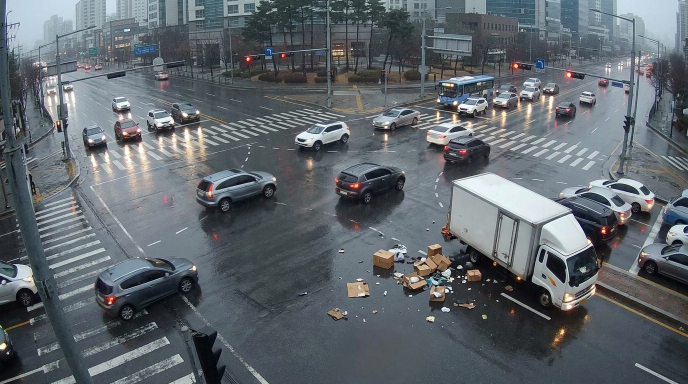
#> input picture backend/data/media/cctv_arterial_debris_truck.jpg, 1376 x 768 px (shown at 1/2 size); its folder holds only this picture in this run
$ python -i cv_pipeline.py   (imports and definitions only)   (older library calls are emulated)
#> lines starting #> are read from the running program, lines starting #| are printed output that depends on the picture; after the words box and inside, x2 and y2 are one past the last pixel; in counts of white or black regions, pixels touching at a corner belong together
#> further down, picture is the input picture: shape (768, 1376, 3); mean B, G, R 108.3, 102.4, 95.6
"""
Computer Vision Pipeline for Traffic Incident & Scene Evidence Detection (Module B)
Uses OpenCV (cv2) and Pillow (PIL) to inspect uploaded images and sampled video frames,
extract multi-scale vehicle/obstacle regions via asphalt-background contrast & gradient clustering,
evaluate collision/debris/congestion evidence, and produce structured visual embeddings + bounding boxes.
"""
from __future__ import annotations

import io
import os
import tempfile
from pathlib import Path
from typing import Any, Dict, List, Tuple

import cv2
import numpy as np
from PIL import Image

SUPPORTED_IMAGE_EXTENSIONS = {".jpg", ".jpeg", ".png", ".webp", ".bmp"}
SUPPORTED_VIDEO_EXTENSIONS = {".mp4", ".avi", ".mov", ".mkv"}
MAX_UPLOAD_BYTES = 25 * 1024 * 1024  # 25 MB limit
MAX_VIDEO_DURATION_SEC = 60.0
CONFIDENCE_THRESHOLD = 0.52
CV_MODEL_VERSION = "OpenCV-Multiscale-TrafficScene-v2.1"


# [28 lines left out: function validate_media_upload, not called in this run]


def _non_max_suppression(boxes: List[Dict[str, Any]], iou_thresh: float = 0.30) -> List[Dict[str, Any]]:
    if not boxes:
        return []
    boxes_sorted = sorted(boxes, key=lambda b: b["confidence"], reverse=True)
    kept: List[Dict[str, Any]] = []
    for cand in boxes_sorted:
        x1, y1, w1, h1 = cand["bbox"]
        area1 = max(1e-5, float(w1 * h1))
        overlap = False
        for k in kept:
            x2, y2, w2, h2 = k["bbox"]
            area2 = max(1e-5, float(w2 * h2))
            ix1 = max(x1, x2)
            iy1 = max(y1, y2)
            ix2 = min(x1 + w1, x2 + w2)
            iy2 = min(y1 + h1, y2 + h2)
            inter = max(0.0, float(ix2 - ix1)) * max(0.0, float(iy2 - iy1))
            iou = inter / (area1 + area2 - inter + 1e-6)
            if iou > iou_thresh:
                overlap = True
                break
        if not overlap:
            kept.append(cand)
    return kept


def analyze_single_frame(bgr_frame: np.ndarray, timestamp_sec: float = 0.0) -> Dict[str, Any]:
    """
    Performs multi-cue computer vision analysis on a BGR traffic frame:
      1. Asphalt background deviation & multi-scale morphological contour extraction for individual vehicles.
      2. Center-lane transverse vehicle collision signature & dense upstream queue tailback analysis.
      3. Stalled commercial truck + scattered road-surface cargo/debris signature.
      4. Wet-asphalt specular highlight detection.
    """
#> called with timestamp_sec = 0
    h, w = bgr_frame.shape[:2]
    if h < 32 or w < 32:
        raise ValueError(f"Frame resolution ({w}x{h}) is too small for reliable incident analysis.")

    target_w = 640
    scale = target_w / float(w)
    target_h = max(64, int(round(h * scale)))
    resized = cv2.resize(bgr_frame, (target_w, target_h), interpolation=cv2.INTER_AREA)

    gray = cv2.cvtColor(resized, cv2.COLOR_BGR2GRAY)
    hsv = cv2.cvtColor(resized, cv2.COLOR_BGR2HSV)
#> hsv: shape (357, 640, 3); mean H, S, V 98.2, 42.4, 110.2

    # ROI covering roadway (exclude top 18% sky/gantry banner)
    roi_y0 = int(target_h * 0.18)
    roi_gray = gray[roi_y0:, :]
    roi_hsv = hsv[roi_y0:, :]
#> roi_hsv: shape (293, 640, 3); mean H, S, V 97.3, 41.8, 108.2
    roi_bgr = resized[roi_y0:, :]
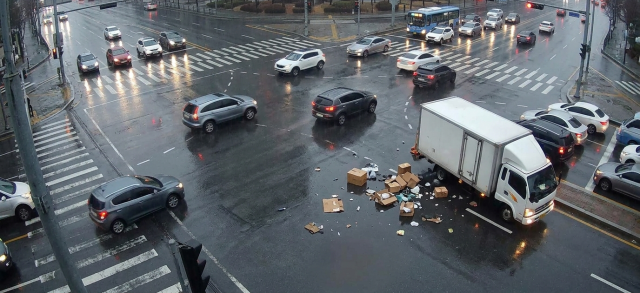
#> roi_bgr: shape (293, 640, 3); mean B, G, R 106, 100.6, 94.8
    rh, rw = roi_gray.shape[:2]

    # Estimate road asphalt baseline intensity & saturation
    asphalt_med = float(np.median(roi_gray))
#> asphalt_med = 89
    diff_from_road = cv2.absdiff(roi_gray, np.full_like(roi_gray, int(asphalt_med)))

    # Sobel gradients
    gx = cv2.Sobel(roi_gray, cv2.CV_32F, 1, 0, ksize=3)
    gy = cv2.Sobel(roi_gray, cv2.CV_32F, 0, 1, ksize=3)
    grad_mag = cv2.magnitude(gx, gy)
    grad_u8 = np.clip(grad_mag, 0, 255).astype(np.uint8)

    # Color saturation mask (vehicles, brake lights, hazard markers, cardboard/debris)
    sat_mask = (roi_hsv[:, :, 1] > 48).astype(np.uint8) * 255
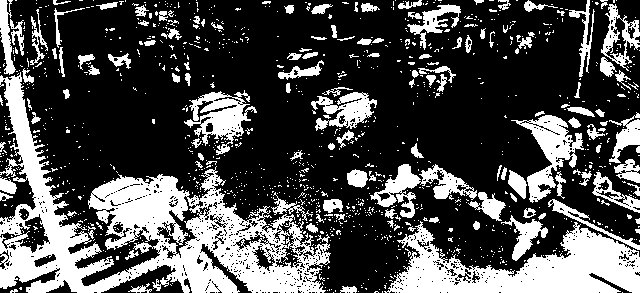
#> sat_mask: shape (293, 640); 30.3% white; 1128 white regions (989 under 20 px), largest, box (x1, y1, x2, y2) and area: (0, 72, 331, 293) 22714, (384, 221, 640, 293) 9363, (511, 115, 584, 203) 2227
    bright_mask = (diff_from_road > 36).astype(np.uint8) * 255
#> bright_mask: shape (293, 640); 42.1% white; 790 white regions (683 under 20 px), largest, box (x1, y1, x2, y2) and area: (303, 0, 640, 271) 35911, (22, 0, 258, 195) 19778, (62, 176, 187, 256) 4322
    edge_mask = (grad_u8 > 58).astype(np.uint8) * 255
#> edge_mask: shape (293, 640); 36.3% white; 701 white regions (603 under 20 px), largest, box (x1, y1, x2, y2) and area: (0, 0, 640, 270) 53622, (0, 172, 53, 281) 1780, (308, 84, 392, 158) 1688

    combined = cv2.bitwise_or(bright_mask, sat_mask)
#> combined: shape (293, 640); 61.9% white; 1600 black regions (1496 under 20 px), largest, box (x1, y1, x2, y2) and area: (122, 0, 532, 293) 46531, (42, 98, 125, 205) 2213, (571, 53, 640, 123) 2183
    combined = cv2.bitwise_and(combined, cv2.dilate(edge_mask, np.ones((3, 3), np.uint8), iterations=1))
#> combined: shape (293, 640); 36.4% white; 867 white regions (737 under 20 px), largest, box (x1, y1, x2, y2) and area: (340, 0, 640, 250) 27092, (0, 0, 258, 293) 24010, (79, 227, 223, 293) 2279

    # Morphological closing with moderate kernel to keep individual vehicles distinct
    kernel_close = cv2.getStructuringElement(cv2.MORPH_RECT, (9, 7))
    kernel_open = cv2.getStructuringElement(cv2.MORPH_RECT, (5, 5))
    closed = cv2.morphologyEx(combined, cv2.MORPH_CLOSE, kernel_close, iterations=1)
#> closed: shape (293, 640); 59.8% white; 76 black regions, largest, box (x1, y1, x2, y2) and area: (185, 56, 640, 293) 41941, (168, 0, 332, 50) 4372, (114, 97, 200, 195) 3946
    cleaned = cv2.morphologyEx(closed, cv2.MORPH_OPEN, kernel_open, iterations=1)
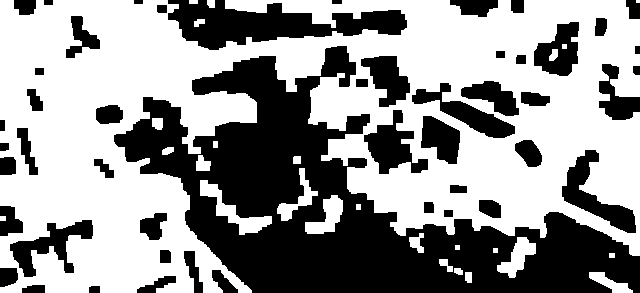
#> cleaned: shape (293, 640); 58.6% white; 49 black regions

    contours, _ = cv2.findContours(cleaned, cv2.RETR_EXTERNAL, cv2.CHAIN_APPROX_SIMPLE)
#> contours = 24 contours, 3 with area under 20; largest, box (x1, y1, x2, y2) and area: (0, 0, 640, 293) 120308, (200, 180, 272, 235) 974, (305, 195, 343, 234) 700, (497, 237, 536, 278) 662, (277, 168, 318, 221) 522

    raw_boxes: List[Dict[str, Any]] = []
    roi_area = float(rh * rw)

    # Warm / orange-brown hue mask for cardboard / cargo debris or hazard cones
    hue = roi_hsv[:, :, 0]
    sat = roi_hsv[:, :, 1]
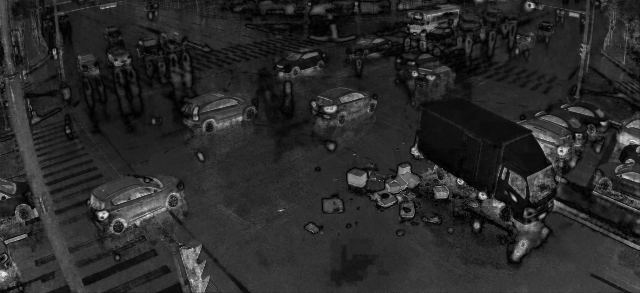
#> sat: shape (293, 640); min 0, max 245, mean 41.8
    val = roi_hsv[:, :, 2]
    warm_debris_mask = ((hue >= 8) & (hue <= 28) & (sat >= 55) & (val >= 90) & (val <= 235)).astype(np.uint8)
#> warm_debris_mask: shape (293, 640); values 0 (black) and 1 (white), 1.5% white; 125 white regions (95 under 20 px), largest, box (x1, y1, x2, y2) and area: (371, 164, 419, 205) 605, (347, 170, 367, 186) 232, (553, 206, 640, 249) 225
    warm_ratio_global = float(np.mean(warm_debris_mask))
#> warm_ratio_global = 0.0151

    # Specular reflection mask on road surface (high brightness, low saturation)
    specular_mask = ((sat < 35) & (val > 205)).astype(np.uint8)
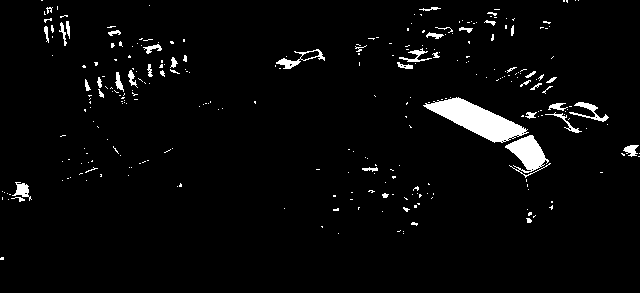
#> specular_mask: shape (293, 640); values 0 (black) and 1 (white), 3.4% white; 287 white regions (243 under 20 px), largest, box (x1, y1, x2, y2) and area: (423, 97, 529, 143) 2095, (505, 135, 551, 178) 910, (276, 49, 325, 69) 250
    wet_reflection_ratio = float(np.mean(specular_mask))
#> wet_reflection_ratio = 0.034

    for cnt in contours:
        x, y, cw, ch = cv2.boundingRect(cnt)
        box_area = float(cw * ch)
        area_frac = box_area / roi_area
        if area_frac < 0.004 or area_frac > 0.32:
            continue
        aspect = cw / float(max(1, ch))
        if aspect < 0.35 or aspect > 4.2:
            continue

        patch_edge = float(np.mean(grad_u8[y : y + ch, x : x + cw])) / 255.0
        patch_warm = float(np.mean(warm_debris_mask[y : y + ch, x : x + cw]))
        center_x = (x + 0.5 * cw) / float(rw)
        center_y = (y + 0.5 * ch) / float(rh)

        # Classify candidate region
        if area_frac < 0.022 and patch_warm > 0.16 and center_y > 0.32:
            label = "road_debris_hazard"
            conf = min(0.94, 0.58 + patch_warm * 0.9 + patch_edge * 0.3)
        elif area_frac > 0.065 and (aspect < 1.35 or ch > rh * 0.34):
            label = "heavy_truck_or_bus"
            conf = min(0.95, 0.64 + patch_edge * 0.45 + min(0.18, area_frac))
        elif 0.28 <= center_x <= 0.72 and 0.30 <= center_y <= 0.82 and aspect > 1.35 and patch_edge > 0.24:
            label = "damaged_or_stalled_vehicle"
            conf = min(0.96, 0.66 + patch_edge * 0.5)
        else:
            label = "vehicle"
            conf = min(0.93, 0.56 + patch_edge * 0.45 + min(0.15, area_frac * 2.0))

        if conf >= CONFIDENCE_THRESHOLD:
            raw_boxes.append({
                "label": label,
                "confidence": round(float(conf), 3),
                "bbox": [
                    round(x / float(rw), 4),
                    round((y + roi_y0) / float(target_h), 4),
                    round(cw / float(rw), 4),
                    round(ch / float(target_h), 4),
                ],
                "area_fraction": round(area_frac, 4),
            })
#> this loop made 24 passes
#> (x, y, cw, ch, box_area, area_frac, aspect, patch_edge) on passes 1, 8, 12, 13, 14: (589, 272, 44, 21, 924, 0.00493, 2.1, 0.255), (497, 237, 39, 41, 1599, 0.00853, 0.951, 0.151), (305, 195, 38, 39, 1482, 0.0079, 0.974, 0.264), (200, 180, 72, 55, 3960, 0.0211, 1.31, 0.106), (277, 168, 41, 53, 2173, 0.0116, 0.774, 0.135)
#> after the loop, raw_boxes = 5 items

    boxes = _non_max_suppression(raw_boxes, iou_thresh=0.30)[:14]
#> the loop in _non_max_suppression, `for cand in boxes_sorted:` made 5 passes
#> (x1, y1, w1, h1, area1) on passes 1 to 5: (0.477, 0.726, 0.0594, 0.109, 0.00649), (0.92, 0.941, 0.0688, 0.0588, 0.00405), (0.312, 0.683, 0.113, 0.154, 0.0173), (0.777, 0.843, 0.0609, 0.115, 0.00699), (0.433, 0.65, 0.0641, 0.148, 0.00952)
#> boxes = 5 items

    # Compute structured scene scores
    upper_queue_zone = grad_u8[: int(rh * 0.48), :]
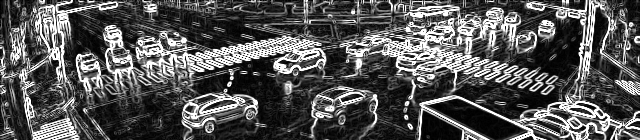
#> upper_queue_zone: shape (140, 640); min 0, max 255, mean 86.1
    lower_incident_zone = grad_u8[int(rh * 0.35) : int(rh * 0.88), int(rw * 0.20) : int(rw * 0.80)]
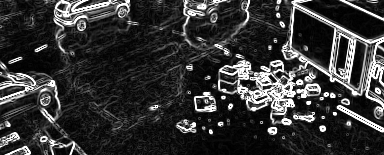
#> lower_incident_zone: shape (155, 384); min 0, max 255, mean 53.4

    upper_edge_density = float(np.mean(upper_queue_zone > 55))
#> upper_edge_density = 0.48
    center_edge_density = float(np.mean(lower_incident_zone > 60))
#> center_edge_density = 0.237

    num_vehicles = sum(1 for b in boxes if "vehicle" in b["label"] or "truck" in b["label"])
#> num_vehicles = 5
    num_debris = sum(1 for b in boxes if b["label"] == "road_debris_hazard")
#> num_debris = 0
    num_stalled = sum(1 for b in boxes if b["label"] in ("damaged_or_stalled_vehicle", "heavy_truck_or_bus"))
#> num_stalled = 0

    # Queue density reflects upper roadway occupancy + total detected vehicles
    vis_queue_density = float(np.clip(upper_edge_density * 1.65 + min(0.45, num_vehicles * 0.045), 0.05, 0.98))
#> vis_queue_density = 0.98

    # Debris score reflects scattered small obstacles + warm cargo signature + lower-lane clutter
    vis_debris_score = float(
        np.clip(
            num_debris * 0.22 + warm_ratio_global * 3.8 + (0.20 if num_stalled >= 1 and warm_ratio_global > 0.04 else 0.0),
            0.02,
            0.96,
        )
    )
#> vis_debris_score = 0.0574

    # Collision score reflects central lane blockage + high multi-vehicle density + wet/angled anomaly
    center_boxes = [
        b for b in boxes if 0.25 <= (b["bbox"][0] + 0.5 * b["bbox"][2]) <= 0.75 and b["bbox"][1] >= 0.35
    ]
#> center_boxes = 3 items
    vis_collision_score = float(
        np.clip(
            center_edge_density * 1.35
            + len(center_boxes) * 0.11
            + (0.18 if vis_queue_density > 0.52 and len(center_boxes) >= 2 else 0.0)
            - vis_debris_score * 0.25,
            0.03,
            0.97,
        )
    )
#> vis_collision_score = 0.815

    stopped_vehicles = int(np.clip(len(center_boxes) if vis_collision_score > 0.48 or vis_debris_score > 0.45 else 0, 0, 5))
#> stopped_vehicles = 3

    # Determine visual incident classification & human-in-the-loop verification status
    if vis_debris_score >= 0.52 and vis_debris_score >= vis_collision_score - 0.08:
        visual_category = "hazard_debris"
        scene_conf = round(min(0.95, 0.58 + vis_debris_score * 0.38), 3)
    elif vis_collision_score >= 0.56 and stopped_vehicles >= 2:
        visual_category = "collision_multi_vehicle"
        scene_conf = round(min(0.96, 0.60 + vis_collision_score * 0.36), 3)
#> scene_conf = 0.894
    elif vis_collision_score >= 0.46 or stopped_vehicles == 1:
        visual_category = "disabled_vehicle"
        scene_conf = round(min(0.91, 0.55 + vis_collision_score * 0.32), 3)
    elif vis_queue_density >= 0.68:
        visual_category = "secondary_shockwave"
        scene_conf = round(min(0.89, 0.54 + vis_queue_density * 0.32), 3)
    else:
        visual_category = "normal_flow"
        scene_conf = round(min(0.94, 0.72 + (1.0 - max(vis_collision_score, vis_debris_score)) * 0.20), 3)

    if visual_category == "normal_flow":
        verification_status = "verified_normal_flow"
    elif scene_conf >= 0.75:
        verification_status = "potential_incident_detected"
    else:
        verification_status = "low_confidence_requires_operator_review"

    return {
        "timestamp_sec": round(float(timestamp_sec), 2),
        "frame_resolution": {"width": w, "height": h},
        "predicted_visual_category": visual_category,
        "confidence": scene_conf,
        "verification_status": verification_status,
        "detected_objects_count": len(boxes),
        "bounding_boxes": boxes,
        "visual_features": {
            "vis_collision_score": round(vis_collision_score, 3),
            "vis_debris_score": round(vis_debris_score, 3),
            "vis_stopped_vehicles": stopped_vehicles,
            "vis_queue_density": round(vis_queue_density, 3),
            "vis_wet_surface_indicator": round(wet_reflection_ratio, 3),
            "vis_confidence": scene_conf,
        },
        "model_version": CV_MODEL_VERSION,
    }


# [83 lines left out: function process_media_bytes, not called in this run]

>>> import cv2
>>> picture = cv2.imread('../data/media/cctv_arterial_debris_truck.jpg')
>>> result = analyze_single_frame(picture)
#> result = 9 items

$ run again, on backend/data/media/cctv_expressway_normal_flow.jpg
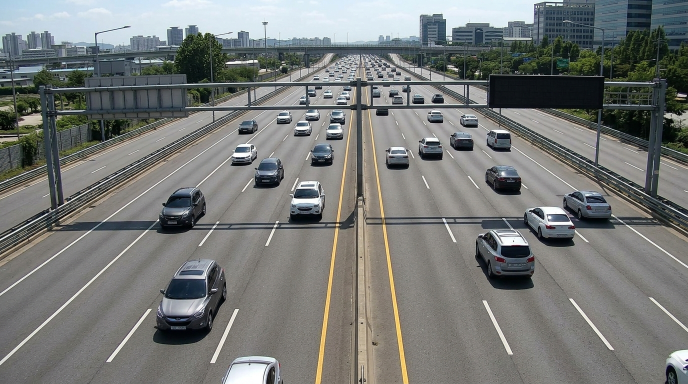
#> input picture backend/data/media/cctv_expressway_normal_flow.jpg, 1376 x 768 px (shown at 1/2 size)
#> picture is the input picture: shape (768, 1376, 3); mean B, G, R 118.6, 120.7, 118.3
#> hsv: shape (357, 640, 3); mean H, S, V 57, 33.9, 125.1
#> roi_hsv: shape (293, 640, 3); mean H, S, V 49.1, 29.8, 119.5
#> asphalt_med = 124
#> in analyze_single_frame, `sat_mask = (roi_hsv[:, :, 1] > 48).astype(np.uint8) * 255`:
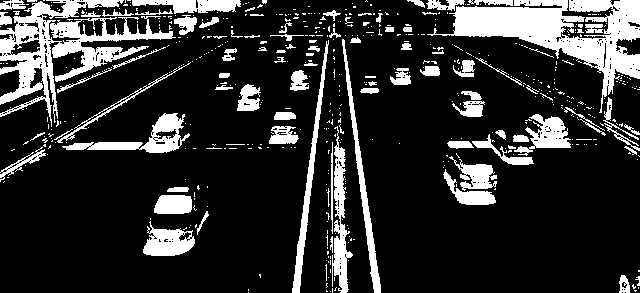
#> sat_mask: shape (293, 640); 18.6% white; 539 white regions (446 under 20 px), largest, box (x1, y1, x2, y2) and area: (427, 0, 640, 113) 7981, (0, 0, 176, 127) 6491, (62, 113, 190, 153) 1525
#> bright_mask: shape (293, 640); 33.7% white; 284 white regions (256 under 20 px), largest, box (x1, y1, x2, y2) and area: (0, 0, 640, 293) 54903, (142, 177, 211, 257) 3403, (207, 267, 261, 293) 995
#> edge_mask: shape (293, 640); 32% white; 321 white regions (295 under 20 px), largest, box (x1, y1, x2, y2) and area: (0, 0, 640, 293) 51083, (141, 175, 212, 258) 2456, (205, 266, 265, 293) 708
#> closed: shape (293, 640); 43% white; 17 white regions (7 under 20 px), largest, box (x1, y1, x2, y2) and area: (0, 0, 640, 293) 75109, (99, 177, 211, 273) 3447, (207, 267, 263, 293) 781
#> cleaned: shape (293, 640); 41.5% white; 9 white regions (1 under 20 px)
#> contours = 8 contours, 2 with area under 20; largest, box (x1, y1, x2, y2) and area: (0, 0, 640, 293) 99777, (136, 178, 211, 251) 2970, (217, 267, 263, 293) 614, (619, 261, 640, 293) 494, (207, 287, 214, 293) 30, (491, 198, 496, 204) 20
#> warm_debris_mask: shape (293, 640); values 0 (black) and 1 (white), 1.7% white in thin lines or dots
#> warm_ratio_global = 0.0168
#> specular_mask: shape (293, 640); values 0 (black) and 1 (white), 2.3% white; 292 white regions (259 under 20 px), largest, box (x1, y1, x2, y2) and area: (210, 274, 251, 293) 629, (0, 150, 138, 275) 307, (495, 128, 533, 146) 237
#> wet_reflection_ratio = 0.0225
#> the loop in analyze_single_frame, `for cnt in contours:` made 8 passes
#> (x, y, cw, ch, box_area, area_frac, aspect, patch_edge) on passes 3, 7: (217, 267, 46, 26, 1196, 0.00638, 1.77, 0.429), (136, 178, 75, 73, 5475, 0.0292, 1.03, 0.339)
#> after the loop in analyze_single_frame, `for cnt in contours:`: raw_boxes = 2 items
#> the loop in _non_max_suppression, `for cand in boxes_sorted:` made 2 passes
#> (x1, y1, w1, h1, area1) on passes 1 to 2: (0.212, 0.678, 0.117, 0.204, 0.024), (0.339, 0.927, 0.0719, 0.0728, 0.00523)
#> in analyze_single_frame, `lower_incident_zone = grad_u8[int(rh * 0.35) : int(rh * 0.88), int(rw ..`:
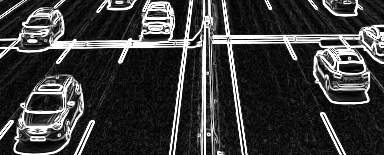
#> lower_incident_zone: shape (155, 384); min 0, max 255, mean 60
#> upper_edge_density = 0.48
#> center_edge_density = 0.24
#> num_vehicles = 2
#> num_debris = 0
#> vis_queue_density = 0.883
#> vis_debris_score = 0.064
#> center_boxes = 2 items
#> vis_collision_score = 0.708
#> stopped_vehicles = 2
#> scene_conf = 0.855
#> result = 9 items

$ run again, on backend/data/media/cctv_highway_collision.jpg
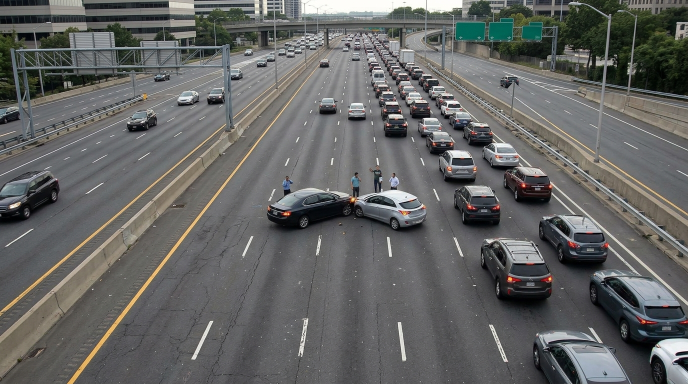
#> input picture backend/data/media/cctv_highway_collision.jpg, 1376 x 768 px (shown at 1/2 size)
#> picture is the input picture: shape (768, 1376, 3); mean B, G, R 99.4, 100.7, 100.1
#> hsv: shape (357, 640, 3); mean H, S, V 81.2, 25.8, 104.2
#> roi_hsv: shape (293, 640, 3); mean H, S, V 84.5, 22, 105
#> asphalt_med = 101
#> in analyze_single_frame, `sat_mask = (roi_hsv[:, :, 1] > 48).astype(np.uint8) * 255`:
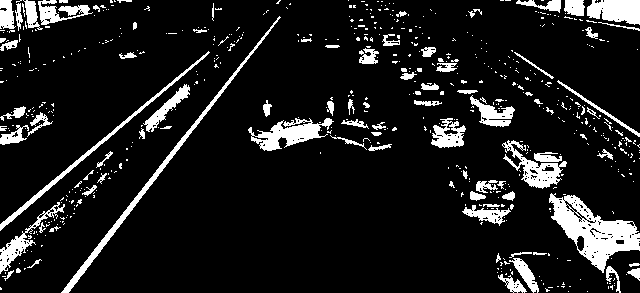
#> sat_mask: shape (293, 640); 11.2% white; 594 white regions (503 under 20 px), largest, box (x1, y1, x2, y2) and area: (549, 193, 640, 273) 3032, (61, 16, 281, 293) 1563, (248, 118, 334, 151) 1268
#> bright_mask: shape (293, 640); 23% white; 623 white regions (542 under 20 px), largest, box (x1, y1, x2, y2) and area: (399, 25, 640, 293) 11333, (248, 94, 396, 154) 3625, (447, 157, 513, 237) 3334
#> edge_mask: shape (293, 640); 29.3% white; 728 white regions (665 under 20 px), largest, box (x1, y1, x2, y2) and area: (337, 0, 640, 293) 23887, (0, 0, 284, 292) 7585, (247, 82, 398, 154) 4107
#> closed: shape (293, 640); 38.1% white; 91 white regions (73 under 20 px), largest, box (x1, y1, x2, y2) and area: (0, 0, 640, 293) 61516, (248, 83, 397, 154) 5130, (494, 240, 589, 293) 3179
#> cleaned: shape (293, 640); 36.1% white; 13 white regions
#> contours = 13 contours, 3 with area under 20; largest, box (x1, y1, x2, y2) and area: (0, 0, 640, 293) 58312, (248, 94, 396, 154) 4996, (494, 242, 587, 293) 2982, (0, 90, 55, 147) 2170, (0, 191, 68, 257) 827
#> warm_debris_mask: shape (293, 640); values 0 (black) and 1 (white), 1.9% white; 144 white regions (135 under 20 px), largest, box (x1, y1, x2, y2) and area: (62, 20, 277, 293) 1462, (0, 52, 209, 230) 977, (145, 85, 189, 125) 272
#> warm_ratio_global = 0.0188
#> specular_mask: shape (293, 640); values 0 (black) and 1 (white), 1.2% white; 204 white regions (182 under 20 px), largest, box (x1, y1, x2, y2) and area: (608, 251, 640, 273) 419, (352, 113, 388, 132) 303, (416, 76, 438, 83) 101
#> wet_reflection_ratio = 0.0121
#> the loop in analyze_single_frame, `for cnt in contours:` made 13 passes
#> (x, y, cw, ch, box_area, area_frac, aspect, patch_edge) on passes 3, 4, 7, 11, 12: (494, 242, 93, 51, 4743, 0.0253, 1.82, 0.37), (63, 228, 54, 65, 3510, 0.0187, 0.831, 0.186), (0, 191, 68, 66, 4488, 0.0239, 1.03, 0.208), (248, 94, 148, 60, 8880, 0.0474, 2.47, 0.351), (0, 90, 55, 57, 3135, 0.0167, 0.965, 0.366)
#> after the loop in analyze_single_frame, `for cnt in contours:`: raw_boxes = 5 items
#> the loop in _non_max_suppression, `for cand in boxes_sorted:` made 5 passes
#> (x1, y1, w1, h1, area1) on passes 1 to 5: (0.388, 0.443, 0.231, 0.168, 0.0389), (0.772, 0.857, 0.145, 0.143, 0.0208), (0, 0.431, 0.0859, 0.16, 0.0137), (0, 0.714, 0.106, 0.185, 0.0196), (0.0984, 0.818, 0.0844, 0.182, 0.0154)
#> in analyze_single_frame, `lower_incident_zone = grad_u8[int(rh * 0.35) : int(rh * 0.88), int(rw ..`:
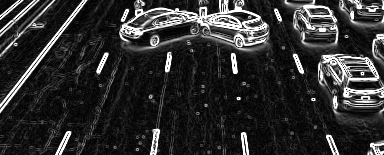
#> lower_incident_zone: shape (155, 384); min 0, max 255, mean 47.6
#> upper_edge_density = 0.406
#> center_edge_density = 0.199
#> num_vehicles = 5
#> num_debris = 0
#> num_stalled = 1
#> vis_queue_density = 0.894
#> vis_debris_score = 0.0714
#> center_boxes = 1 item
#> vis_collision_score = 0.361
#> stopped_vehicles = 0
#> scene_conf = 0.826
#> result = 9 items
